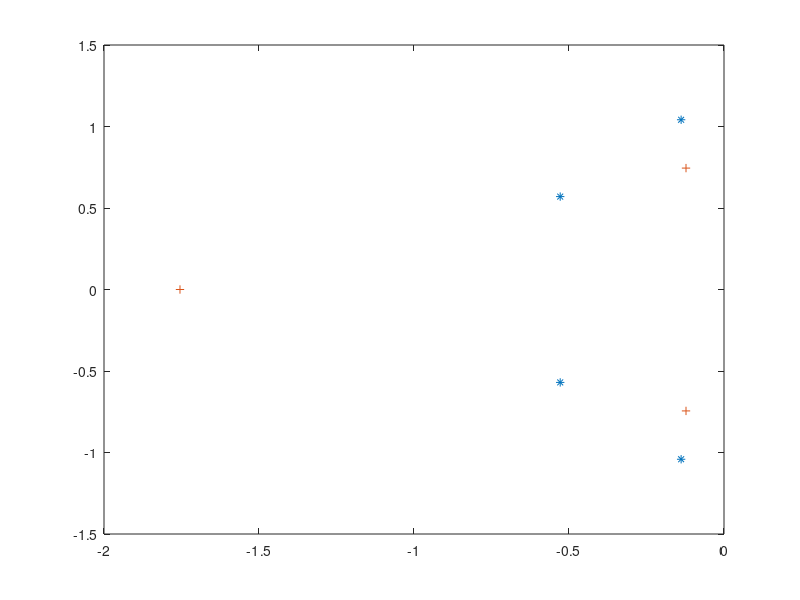

Here is the MATLAB script that generated this plot:
numerator = [1,2,1,1];
denominator = [3,4,6,4,2];
sys = tf(numerator,denominator)
poles=pole(sys)
zeros=zero(sys)
plot(poles,'*')
hold
plot(zeros,'+')